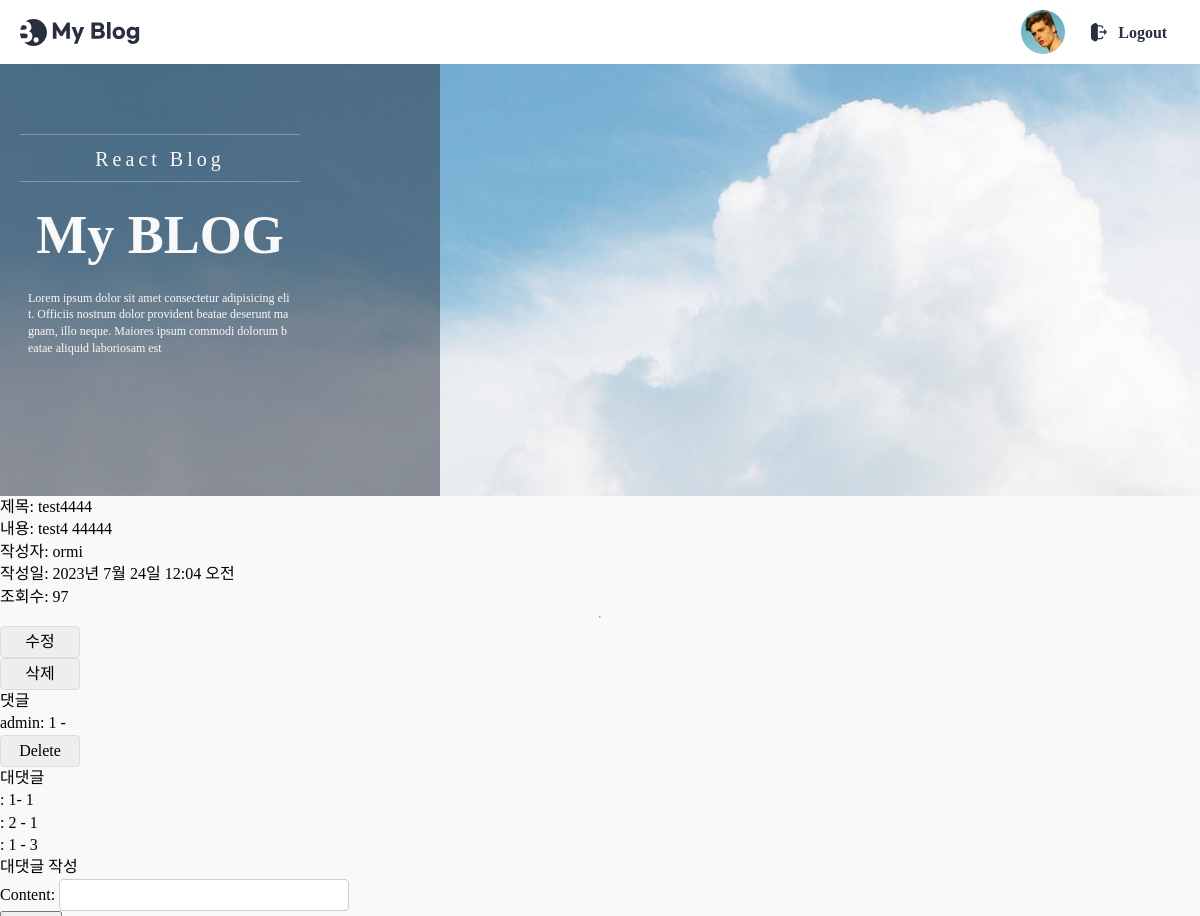
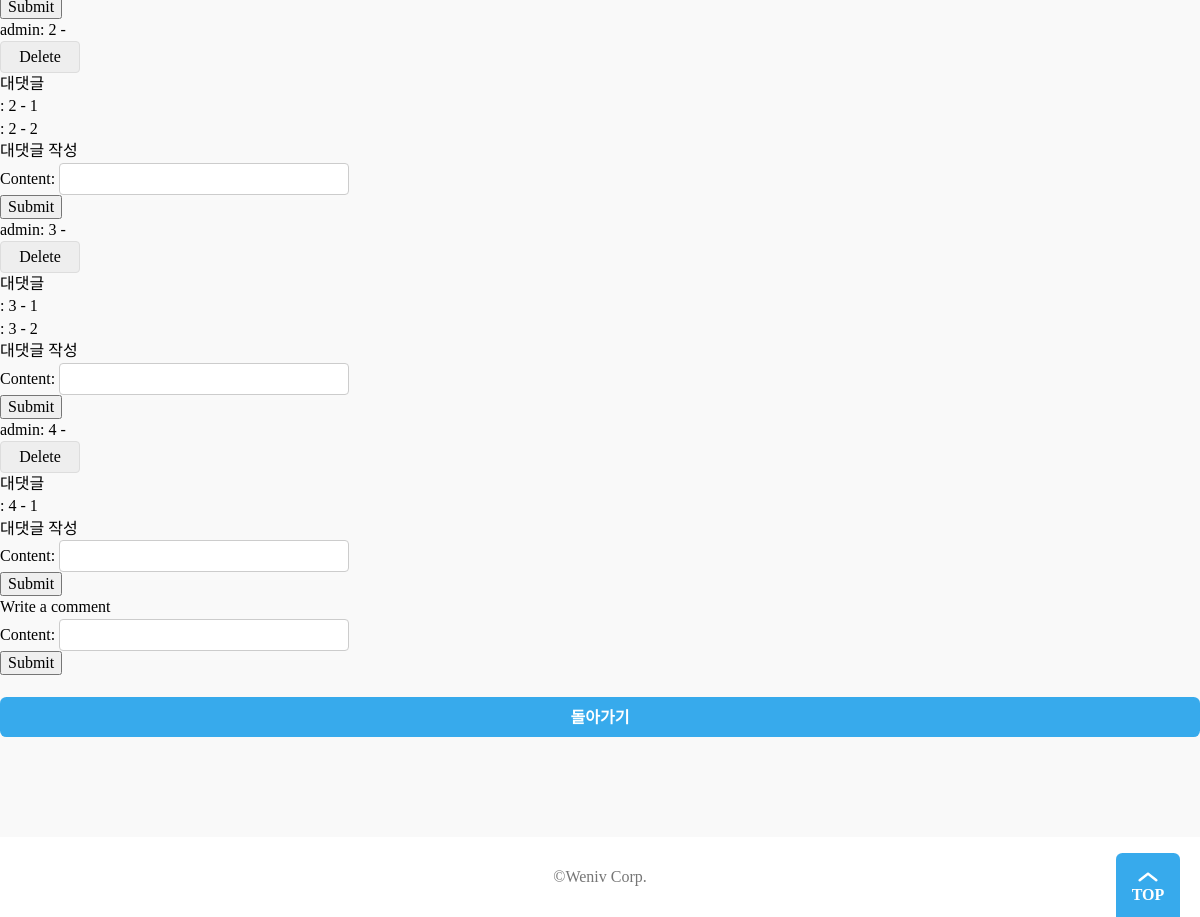
Screenshot of /blog/3/ (signed in) with the database file from the repository (2 pictures, top to bottom).
### posts/models.py (models this page shows, shortened)
class Post(models.Model):
    title = models.CharField(max_length=20)
    content = models.TextField()
    writer = models.ForeignKey(User, on_delete=models.CASCADE)  # user foreignkey
    category_choices = (('일반', '일반'), ('공지사항', '공지사항'))
    category = models.CharField(max_length=20, choices=category_choices)
    created_at = models.DateTimeField(auto_now_add=True)
    updated_at = models.DateTimeField(auto_now=True)
    hit = models.PositiveIntegerField(default=0)
    img = models.ImageField(upload_to="", blank=True, null=True)
    def update_counter(self):
        self.hit = self.hit + 1
        self.save()

class Comment(models.Model):
    post = models.ForeignKey('Post', on_delete=models.CASCADE)
    writer = models.ForeignKey(User, on_delete=models.CASCADE)
    content = models.CharField(max_length=255)
    created_at = models.DateTimeField(auto_now_add=True)
    updated_at = models.DateTimeField(auto_now=True)

class ReComment(models.Model):
    parent = models.ForeignKey(Comment, on_delete=models.CASCADE)
    content = models.CharField(max_length=255)
    updated_at = models.DateTimeField(auto_now=True)

### accounts/models.py (models this page shows)
class User(AbstractUser):
    username = models.CharField(unique=True, max_length=20)
    email = models.CharField(max_length=255, null=True, blank=True)
    nickname = models.CharField(max_length=100, null=True, blank=True)
    created_at = models.TimeField(auto_now_add=True)
    updated_at = models.TimeField(auto_now=True)

### posts/views.py (the view)
# urls.py: path('<int:post_id>/', PostDetail.as_view(), name='detail'),
class PostDetail(DetailView):
    model = Post
    template_name = 'posts/detail.html'
    context_object_name = 'post'
    def get_object(self):
        try:
            object = get_object_or_404(Post, id=self.kwargs['post_id'])
            object.update_counter()
            return object
        except Http404:
            return None
    def get_context_data(self, **kwargs):
        context = super().get_context_data(**kwargs)
        post_id = self.kwargs.get('post_id')
        context['post'] = get_object_or_404(Post, pk=post_id)
        context['comments'] = Comment.objects.filter(post_id=post_id)
        context['comment_form'] = CommentForm()
        context['recomment_form'] = ReCommentForm()
        return context

### posts/forms.py
class CommentForm(forms.ModelForm):
    class Meta:
        model = Comment
        fields = ['content']

class ReCommentForm(forms.ModelForm):
    class Meta:
        model = ReComment
        fields = ['content']

### posts/templates/posts/detail.html (shortened to what this page needs)
{% extends 'base.html' %}
{% load i18n %}
{% load static %}
{% block content %}
<head>
    <link rel="stylesheet" type="text/css" href="{% static 'css/common.css' %}">
    <link rel="stylesheet" type="text/css" href="{% static 'css/table.css' %}">
    <link rel="stylesheet" type="text/css" href="{% static 'css/list.css' %}">
</head>
    <h1>제목: {{ post.title }}</h1>
    <p>내용: {{ post.content }}</p>
    <p>
        작성자:
        {% if post.writer.nickname %}
            {{ post.writer.nickname }}
        {% else %}
            {{ post.writer }}
        {% endif %}
    </p>
    <p>작성일: {{ post.created_at }}</p>
    <p>조회수: {{ post.hit }}</p>
    <hr>
    {% if post.writer == request.user %}
    <a href="{% url 'blog:edit' post.id %}" class="btn">수정</a>
    <form action="{% url 'blog:delete' post.id %}" method="post">
        <input type="submit" value="삭제" class="btn">
    </form>
    {% endif %}
    <h3>댓글</h3>
    {% for comment in comments %}
        <div>
            <p><strong>{{ comment.writer.username }}:</strong> {{ comment.content }}</p>
            <form action="{% url 'blog:cm-delete' post_id=post.id pk=comment.id %}" method="post">
                <input type="submit" value="Delete" class="btn">
            </form>
            <h4>대댓글</h4>
            {% for recomment in comment.recomment_set.all %}
                <div>
                    <p><strong>{{ recomment.writer.username }}:</strong> {{ recomment.content }}</p>
                </div>
            {% endfor %}
            <h5>대댓글 작성</h5>
            <form action="{% url 'blog:recomment-write' post_id=post.id comment_id=comment.id %}" method="post">
                {{ recomment_form.as_p }}
                <input type="submit" value="{% trans 'Submit' %}">
            </form>
        </div>
    {% endfor %}
    <h3>Write a comment</h3>
    <form id="comment-form" action="{% url 'blog:cm-write' post_id=post.id %}" method="post">
        {{ comment_form.as_p }}
        <input type="submit" value="{% trans 'Submit' %}">
    </form>
    <br>
    <a href="{% url 'blog:list' %}" class="button">돌아가기</a>
{% endblock %}

### static/css/global.css (style rules this page uses)
:root { --main-color: rgb(55, 170, 236); --main-rgb: 55, 171, 236; --outline-border: rgb(55, 160, 236); --red-color: rgb(243, 124, 75); --red-rgb: 243, 124, 75; --black-color: #28303f; --white-color: #fff; --gray-color: #767676; --border-color: #ddd; --gray-background-light: #f9f9f9; --gray-background: #f5f5f5; --gray-text: #6f6f6f; --border-radius: 0.4em; }
h1, a, div, p, section, article, input, textarea { box-sizing: border-box; }
a { text-decoration: none; color: inherit; }
html { font-size: 10px; }
body { font-size: 1.6rem; line-height: 1.4; }
input, button { font-size: inherit; font-family: inherit; }
a { border-radius: 0.8rem; overflow: hidden; }
body { background: var(--gray-background-light); }

### static/css/button.css (style rules this page uses)
.button { display: inline-flex; align-items: center; justify-content: center; gap: 0.8rem; height: 4rem; padding: 0.2rem 1.2em 0; border: 0; border-radius: var(--border-radius); background: var(--main-color); color: var(--white-color); text-transform: uppercase; font-weight: bold; line-height: 1; }

### static/css/common.css (style rules this page uses)
body, h1, h2, p, fieldset, ul { padding: 0; margin: 0; }
a { text-decoration: none; color: inherit; }
input, textarea, select { box-sizing: border-box; }
body { min-width: 1000px; display: flex; flex-direction: column; min-height: 100vh; }
[type="text"], [type="password"], [type="email"] { width: 290px; height: 32px; border: 1px solid #ccc; border-radius: 4px; padding: 0 8px; }
.btn { background-color: #eee; width: 80px; height: 32px; border: 1px solid #ddd; border-radius: 4px; display: inline-flex; align-items: center; justify-content: center; box-sizing: border-box; font: inherit; }

### rows the page displays
Post: title "test4444", content "test4 44444", writer.nickname "ormi", created_at "2023년 7월 24일 12:04 오전", hit "97"
Comment: writer.username "admin", content "1 -"
ReComment: content "1- 1"
ReComment: content "2 - 1"
ReComment: content "1 - 3"
Comment: writer.username "admin", content "2 -"
ReComment: content "2 - 1"
ReComment: content "2 - 2"
Comment: writer.username "admin", content "3 -"
ReComment: content "3 - 1"
ReComment: content "3 - 2"
Comment: writer.username "admin", content "4 -"
ReComment: content "4 - 1"
